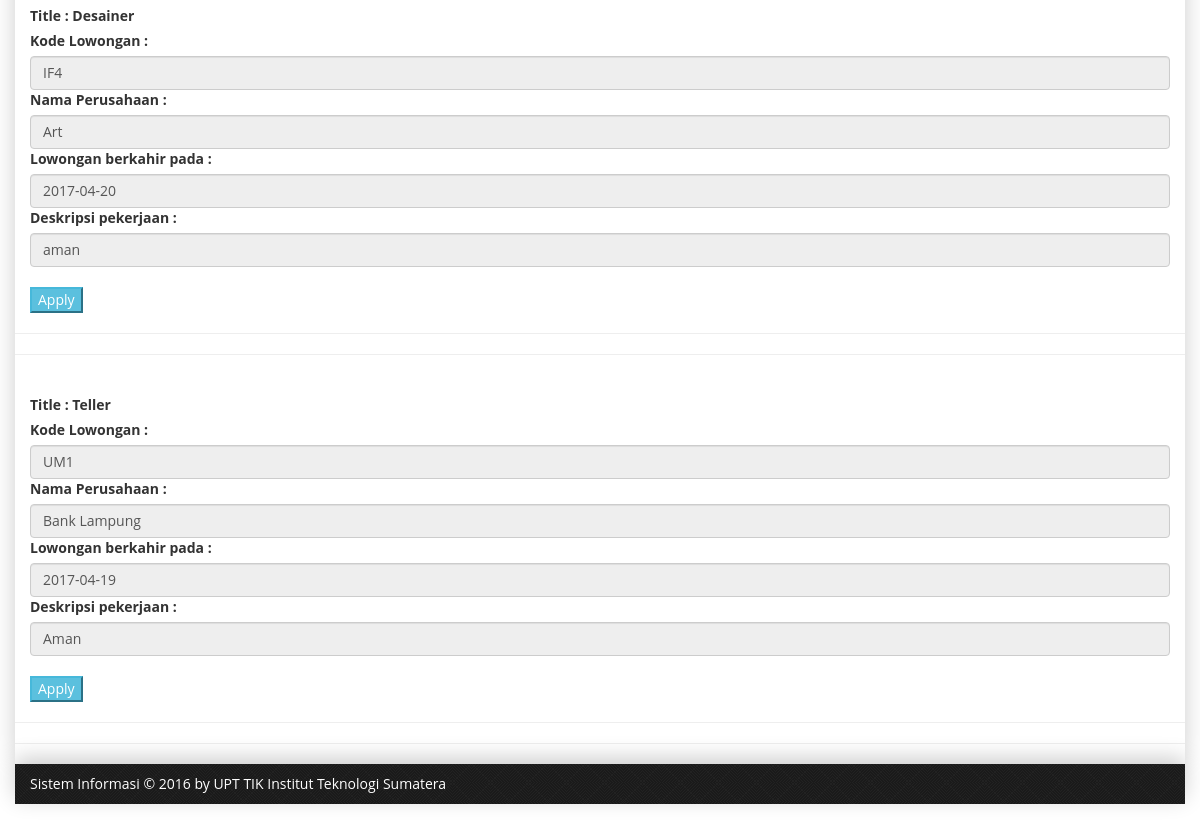
/index.php/lowongan (lower part), run on an earlier commit of the app's database.
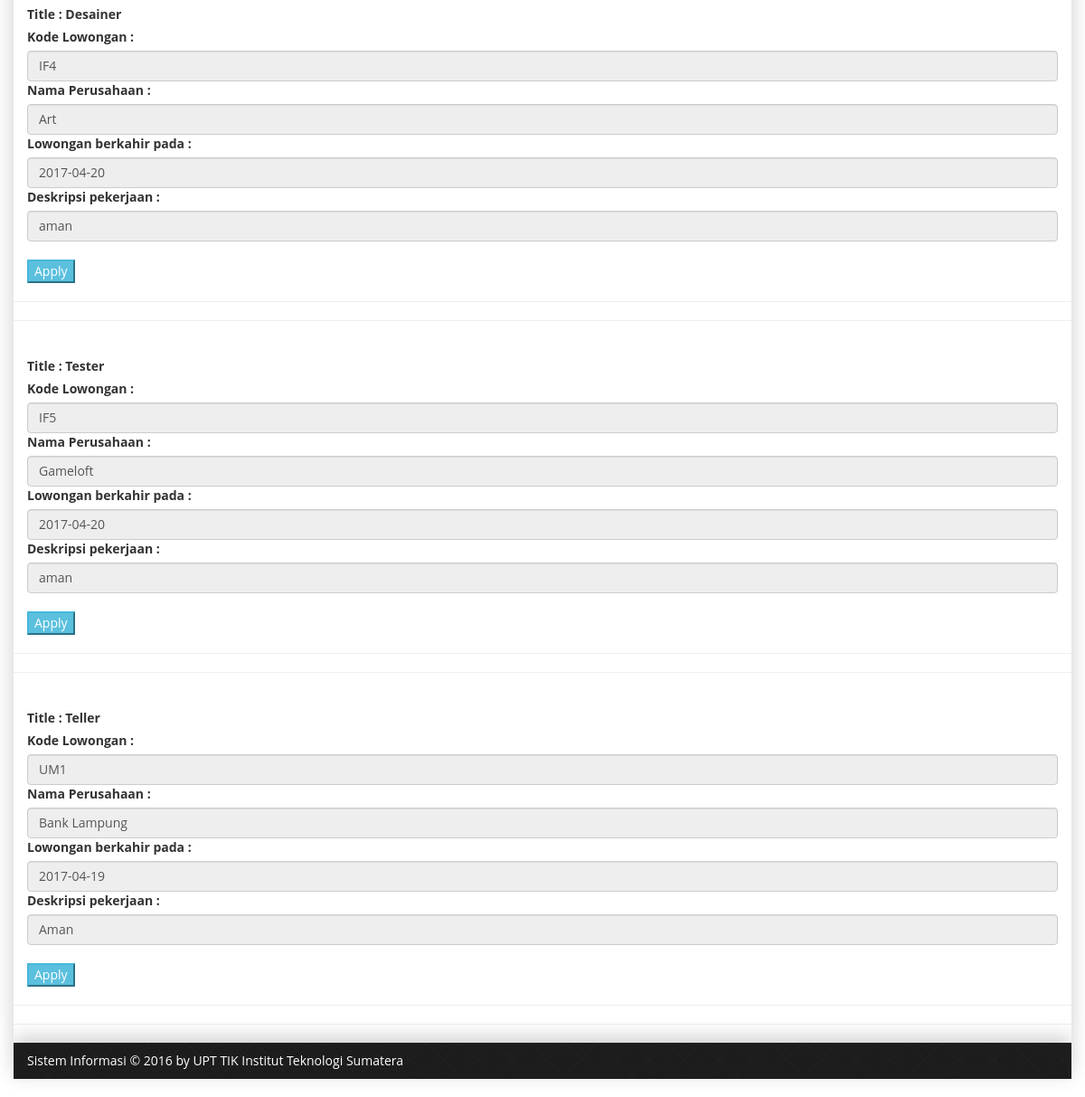
And on a later commit of the database.
### tables this page shows
CREATE TABLE `lowongan` (
  `kode` varchar(6) NOT NULL,
  `prodi` varchar(32) DEFAULT NULL,
  `judul` varchar(32) NOT NULL,
  `nama_perusahaan` varchar(32) NOT NULL,
  `expired_time` date NOT NULL,
  `deskripsi` text
);

### application/views/template/content.php (called while the page is built)
<?php
$this->load->view($page);
?>

### application/views/template/wrapper.php (called while the page is built)
<?php
include 'header.php';
include 'navbar.php';
include 'content.php';
include 'footer.php';
?>

### application/controllers/Lowongan.php (called while the page is built, shortened)
<?php
class Lowongan extends CI_Controller {
    public function index(){
		$data = array(
			'session' => $_SESSION['login'],
			'page' => 'lowongan',
			'link' => 'lowongan',
			'lowongan' => $this->Model->list_data_all('lowongan')
		);
		$this->load->view('template/wrapper', $data);
    }
}

### index.php (called while the page is built, shortened)
<?php
require_once BASEPATH.'core/CodeIgniter.php';

### application/models/Model.php (called while the page is built, shortened)
<?php
class Model extends CI_Model {
    function list_data_all($table){
         return $query = $this->db->get($table);
    }
}

### application/views/lowongan.php (the view, shortened to what this page needs)
<html>
	<head>
	</head>
	<body>
		<div class="container-content">
			<br>
			<br>
			<?php
				foreach ($lowongan->result_array() as $loker){
					$no = 1;
					echo "<br>";
					echo "<div class='container'>";
					if ($_SESSION['status'] == 1 || $_SESSION['status'] == 2){
						echo "<form method='POST' action='".base_url()."Lowongan/proc_kelola_lowongan'>";
						echo "<label for='judul'>Title : ".$loker['judul']."</label><br>";
						echo "<label for='kode'>Kode Lowongan :</label> <input type='text' class='form-control' name='kode' value='".$loker['kode']."' readonly>";
						echo "<label for='nama_perusahaan'>Nama Perusahaan :</label> <input type='text' class='form-control' name='nama_perusahaan' value='".$loker['nama_perusahaan']."' readonly>";
						echo "<label for='expired_time'>Lowongan berkahir pada :</label> <input type='text' class='form-control' name='expired_time' value='".$loker['expired_time']."'>";
						echo "<label for='skill'>Deskripsi pekerjaan :</label> <input type='text' class='form-control' name='deskripsi' value='".$loker['deskripsi']."'>";
					}else{
						echo "<form method='POST' action='".base_url()."Lowongan/proc_apply_lowongan'>";
						echo "<label for='judul'>Title : ".$loker['judul']."</label><br>";
						echo "<label for='kode'>Kode Lowongan :</label> <input type='text' class='form-control' name='kode' value='".$loker['kode']."' readonly>";
						echo "<label for='nama_perusahaan'>Nama Perusahaan :</label> <input type='text' class='form-control' name='nama_perusahaan' value='".$loker['nama_perusahaan']."' readonly>";
						echo "<label for='expired_time'>Lowongan berkahir pada :</label> <input type='text' class='form-control' name='expired_time' value='".$loker['expired_time']."' readonly>";
						echo "<label for='skill'>Deskripsi pekerjaan :</label> <input type='text' class='form-control' name='deskripsi' value='".$loker['deskripsi']."' readonly>";
					}
					echo "<br>";
					if ($_SESSION['status'] == 1 || $_SESSION['status'] == 2){
						echo "<button name='btn' class='btn-info' value='".$no."'> Edit </button>";
						echo " ";
						$no++;
						echo "<button name='btn' class='btn-info' value='".$no."'> Hapus </button>";
					}else{
						$data_where = array(
							'nim' => $nim,
							'kode' => $loker['kode']
						);
						$query2 = $this->db->select("status")
											->where($data_where)
											->get("lowongan_applied")
											->result_array();
						if ($query2 == null){
							echo "<button name='btn' class='btn-info'> Apply </button>";
						}
					}
					echo "</form>";
					echo "</div>";
					echo "<hr><hr>";
				}
			?>
		</div>
	</body>
</html>

What changed in the data, as far as the page shows it:
added lowongan: judul "Tester", kode "IF5", nama_perusahaan "Gameloft", expired_time "2017-04-20", deskripsi "aman"
